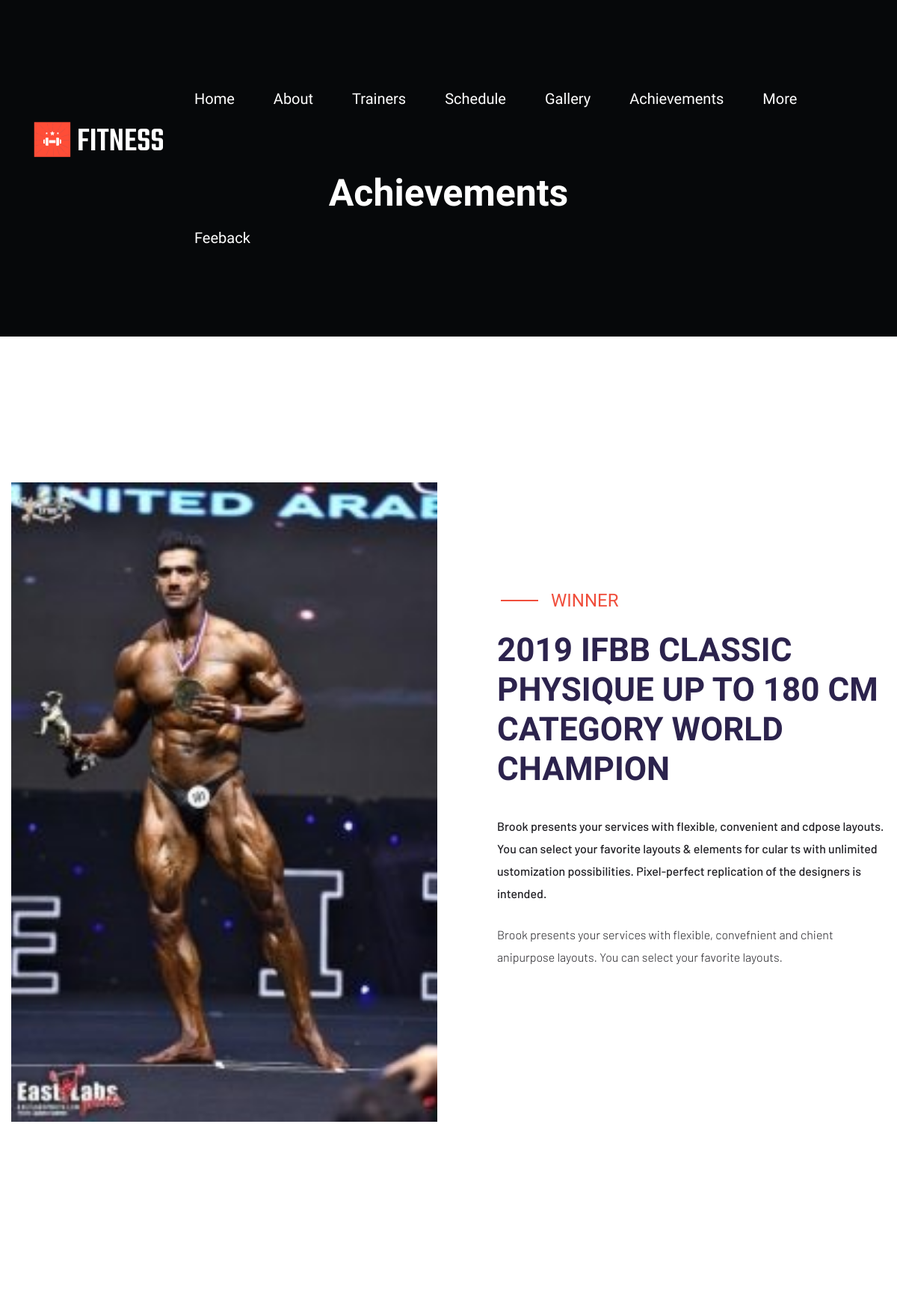
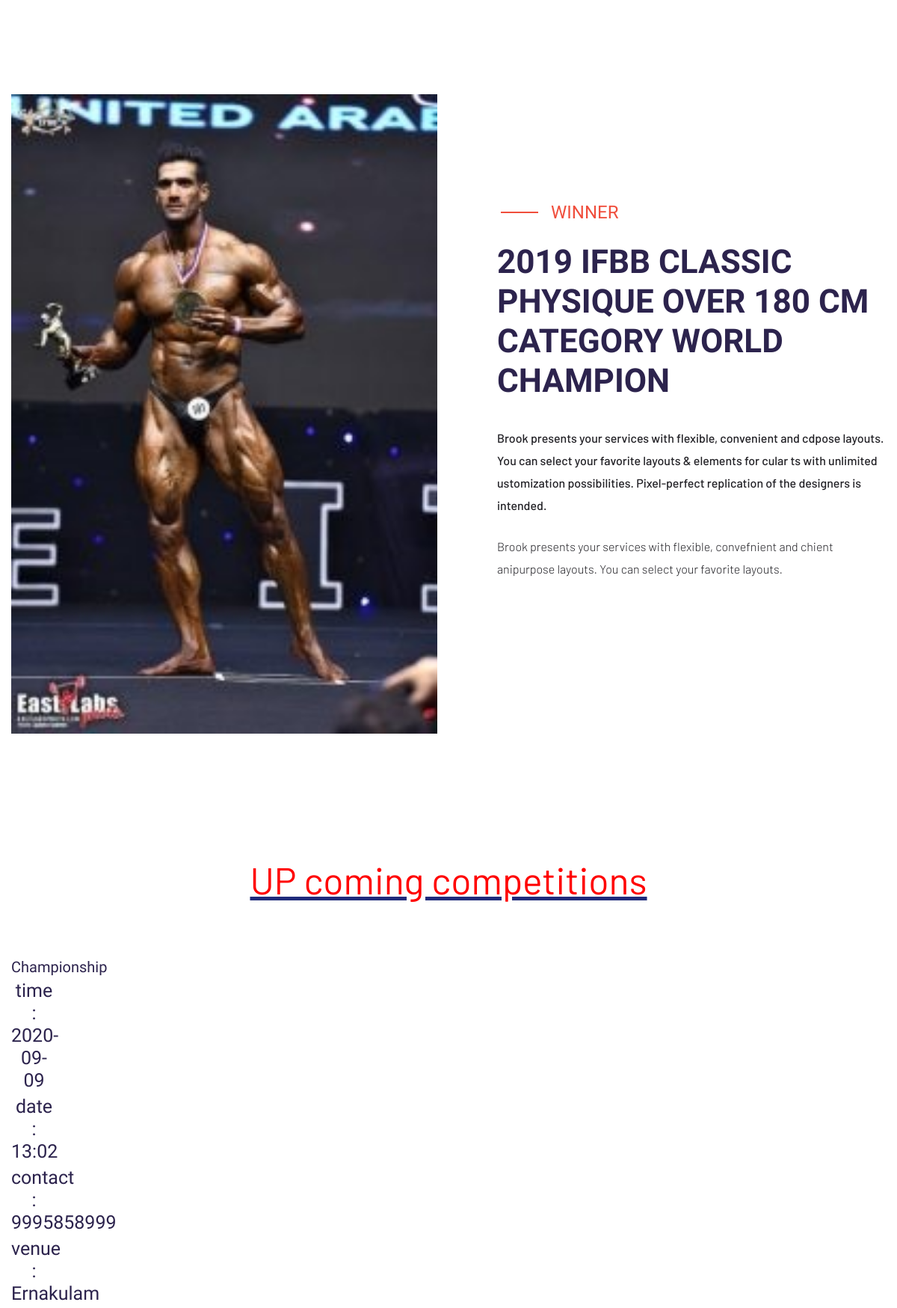
/achievement.php (upper part), run on the app's committed database (2 pictures, top to bottom).
### tables this page shows
CREATE TABLE IF NOT EXISTS `competition` (
  `id` int(11) NOT NULL AUTO_INCREMENT,
  `name` varchar(50) NOT NULL,
  `time` varchar(50) NOT NULL,
  `date` varchar(50) NOT NULL,
  `contact` varchar(50) NOT NULL,
  `venue` varchar(50) NOT NULL,
  PRIMARY KEY (`id`)
);

### achievement.php (the view, shortened to what this page needs)
<?php include "header.php";?>
    <main>
        <div class="slider-area2">
            <div class="slider-height2 d-flex align-items-center">
                <div class="container">
                    <div class="row">
                        <div class="col-xl-12">
                            <div class="hero-cap hero-cap2 text-center pt-70">
                                <h2>Achievements</h2>
                            </div>
                        </div>
                    </div>
                </div>
            </div>
        </div>
        <section class="about-area section-padding30">
            <div class="container">
                <div class="row align-items-center">
                    <div class="col-lg-6 col-md-12">
                        <div class="about-img ">
                            <img src="assets/img/gallery/ac2.jpg" alt="">
                        </div>
                    </div>
                    <div class="col-lg-6 col-md-12">
                        <div class="about-caption">
                            <div class="section-tittle section-tittle3 mb-35">
                                <span>WINNER</span>
                                <h2>2019 IFBB Classic Physique up to 180 cm category world champion</h2>
                            </div>
                            <p class="pera-top">Brook presents your services with flexible, convenient and cdpose layouts. You can select your favorite layouts & elements for cular ts with unlimited ustomization possibilities. Pixel-perfect replication of the designers is intended.</p>
                            <p class="mb-65 pera-bottom">Brook presents your services with flexible, convefnient and chient anipurpose layouts. You can select your favorite layouts.</p>
                        </div>
                    </div>
                </div>
            </div>
        </section>
        <section class="about-area section-padding30">
            <div class="container">
                <div class="row align-items-center">
                    <div class="col-lg-6 col-md-12">
                        <div class="about-img ">
                            <img src="assets/img/gallery/ac2.jpg" alt="">
                        </div>
                    </div>
                    <div class="col-lg-6 col-md-12">
                        <div class="about-caption">
                            <div class="section-tittle section-tittle3 mb-35">
                                <span>WINNER</span>
                                <h2>2019 IFBB Classic Physique over 180 cm category world champion</h2>
                            </div>
                            <p class="pera-top">Brook presents your services with flexible, convenient and cdpose layouts. You can select your favorite layouts & elements for cular ts with unlimited ustomization possibilities. Pixel-perfect replication of the designers is intended.</p>
                            <p class="mb-65 pera-bottom">Brook presents your services with flexible, convefnient and chient anipurpose layouts. You can select your favorite layouts.</p>
                        </div>
                    </div>
                </div>
            </div>
        </section>
        <center>
                 <marquee direction="up" scrollamount=2>
                 <b><u><p style="color: red;font-size: 50px;" align="center"> UP coming competitions </p></u></b>
                </marquee>
                <br><br><br>
        </center>
        <div class="container">
                <div class="row">
<?php
include "dbconnect.php";
$sql="SELECT  * from competition ";
$result=mysqli_query($con,$sql);
while($row=mysqli_fetch_array($result))
  {
?>
         <marquee direction="left" scrollamount=5 bgcolor="yellow">
            <br><br>
      <div class="col-lg-4 col-md-4 col-sm-6">
                        <div class="single-cat single-cat2 text-center mb-50">
                            <div class="cat-cap">
                                <font color="black">
                                <h2><?php echo $row["name"]; ?></h2>
                                <h1>time : <?php echo $row["time"]; ?></h1>
                                <h1>date : <?php echo $row["date"]; ?></h1>
                                <h1>contact : <?php echo $row["contact"]; ?></h1>
                                <h1>venue : <?php echo $row["venue"]; ?></h1>
                                 </font>
                            </div>
                        </div>
        </div>
    </marquee>
        <?php
}
?>
    </div>
</div>
    </main>
  <?php include "footer.php"; ?>

### data on the page
competition: name "Championship", time "2020-09-09", date "13:02", contact "9995858999", venue "Ernakulam"
